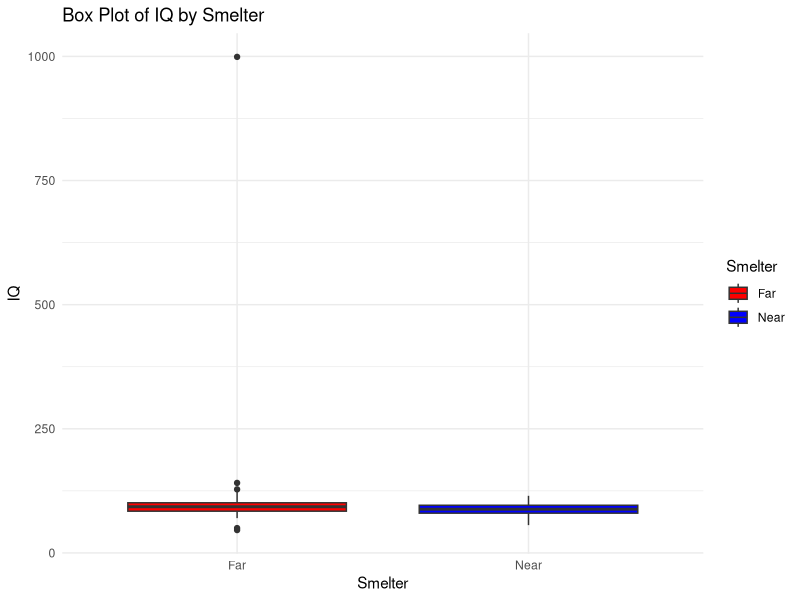

Source code (R): (Note: this script raises an error after producing the figure.)
## ---- chunk 1
knitr::opts_chunk$set(echo = TRUE)
## ---- chunk 2
library(ggplot2)
setwd("/Users/mosesowusu/Downloads/CSPH/Fall 2023/BIOS 6621-STAT consulting/Owusu_Project_01/DataRaw")
mydata<-read.csv("lead-iq-01.csv")
#subset the data
far<-mydata[mydata$Smelter=="Far",]
near<-mydata[mydata$Smelter=="Near",]
#boxpplot of IQ by smelters
ggplot(mydata, aes(x = factor(Smelter), y = IQ, fill = factor(Smelter))) +
  geom_boxplot() +
  labs(
    title = "Box Plot of IQ by Smelter",
    x = "Smelter",
    y = "IQ",
    fill = "Smelter"
  ) +
  scale_fill_manual(values = c("red", "blue"),
                    labels = c("Far ", "Near")) +
  theme_minimal()


#table
table<-table(mydata$Smelter, mydata$IQ)
table
## ---- chunk 3
#table
summary(far)
summary(near)
iq_tab <-as.table(matrix(c(46.0, 84.0, 93.0, 106.1, 101.0, 999.0, 56.0,80.0, 88.0,89.19, 96.0,115.0) ,ncol=2,byrow=F))
dimnames(iq_tab)<-list(Statistic =c("Min","1st Q", "Median", "Mean","3rd Q","Max"),
                     Smelter=c("Far", "Near"))
iq_tab

## ---- chunk 4
avg <- function(x){
  sum(x)/length(x) #sum of observations divided by number of observations
}
## ---- chunk 5
#code to change 999 to 99
mydata[mydata == 999] <- 99

#write csv file to DataProcessed folder
write.csv(mydata, "/Users/mosesowusu/Downloads/CSPH/Fall 2023/BIOS 6621-STAT consulting/Owusu_Project_01/DataProcessed/edited.csv")


far<-mydata[mydata$Smelter=="Far",]
near<-mydata[mydata$Smelter=="Near",]
avg(far$IQ)
avg(near$IQ)
